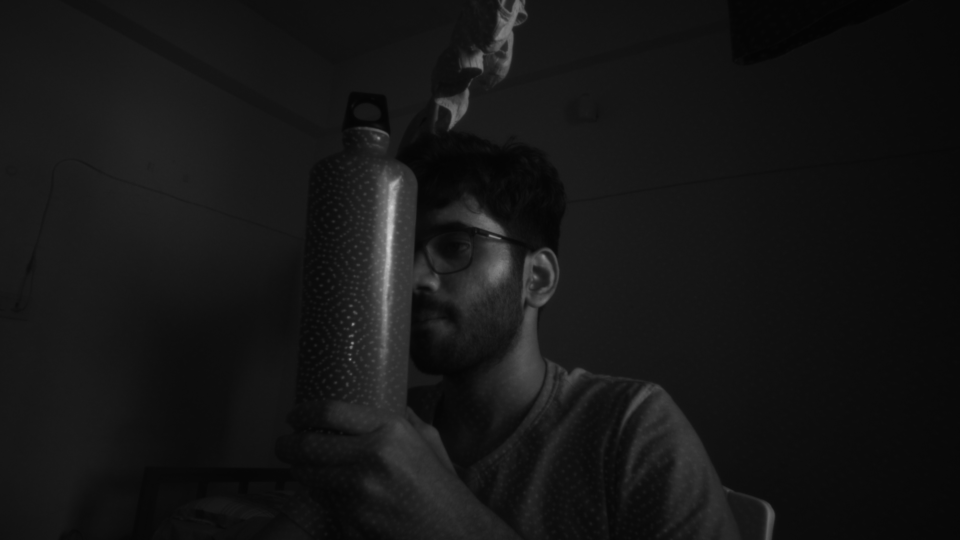
#> input picture Intel Realsense/Pictures/depth-cam/bottle_l_2_Infrared.png, 1920 x 1080 px, found by its file name (shown at 1/2 size)
$ python ssd_depth_camera.py
#> lines starting #> are read from the running program, lines starting #| are printed output that depends on the picture; after the words box and inside, x2 and y2 are one past the last pixel; in counts of white or black regions, pixels touching at a corner belong together
import numpy
import cv2

from matplotlib import pyplot as plt
from matplotlib import cm

left = cv2.imread(
    "/home/bhaswanth/Pictures/depth-cam/bottle_l_2_Infrared.png", cv2.IMREAD_GRAYSCALE)
#> left is the input picture: shape (1080, 1920); min 3, max 217, mean 21.7
right = cv2.imread(
    "/home/bhaswanth/Pictures/depth-cam/bottle_r_2_Infrared.png", cv2.IMREAD_GRAYSCALE)
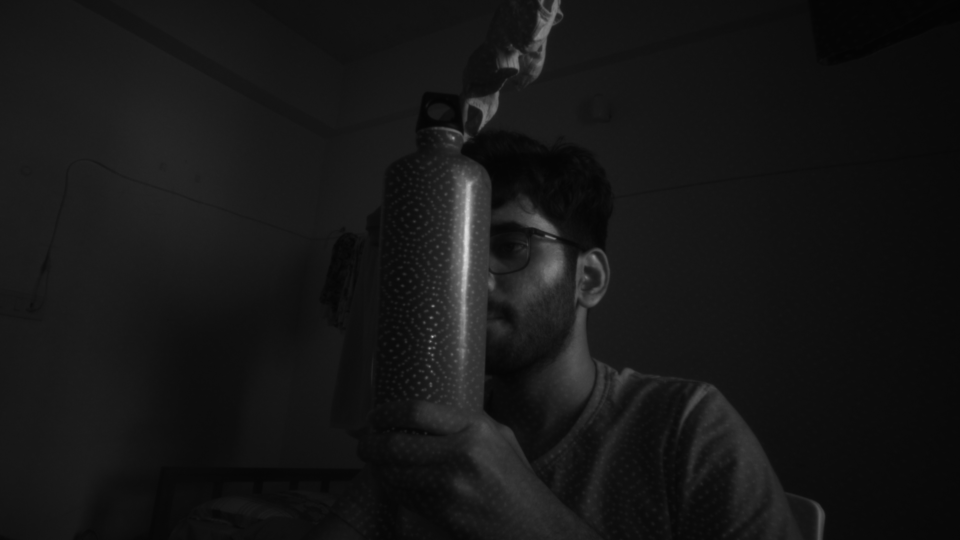
#> input picture Intel Realsense/Pictures/depth-cam/bottle_r_2_Infrared.png, 1920 x 1080 px, found by its file name (shown at 1/2 size)
#> right is the input picture: shape (1080, 1920); min 3, max 224, mean 22.1

h,  w = left.shape[:2]
#> h = 1080; w = 1920

width = int(w * 0.3)  # 0.3
#> width = 576
height = int(h * 0.3)  # 0.3
#> height = 324

left = cv2.resize(left, (width, height), interpolation=cv2.INTER_AREA)
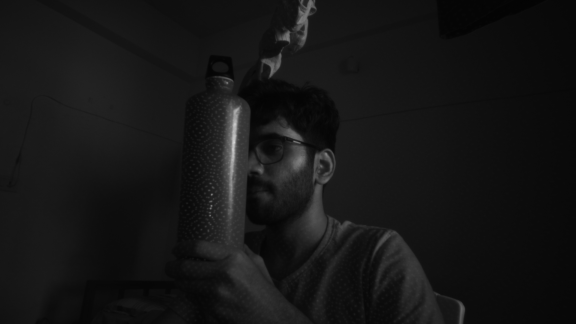
#> left: shape (324, 576); min 3, max 209, mean 21.7
# img1 = cv2.GaussianBlur(img1,(5,5),0)
right = cv2.resize(right, (width, height), interpolation=cv2.INTER_AREA)
#> right: shape (324, 576)
# img2 = cv2.GaussianBlur(img2,(5,5),0)


# left = cv2.imread(
#     "/home/bhaswanth/Downloads/source/l_active.png", cv2.IMREAD_GRAYSCALE)
# right = cv2.imread(
#     "/home/bhaswanth/Downloads/source/r_active.png", cv2.IMREAD_GRAYSCALE)

fx = 942.8        # lense focal length
baseline = 54.8   # distance in mm between the two cameras
disparities = 160  # num of disparities to consider
block = 3       # block size to match
units = 0.512     # depth units, adjusted for the output to fit in one byte

# window_size = 3

sbm = cv2.StereoSGBM_create(numDisparities=disparities,
                            blockSize=block)

# [16 lines of commented-out code are left out]
disparity = sbm.compute(left, right)
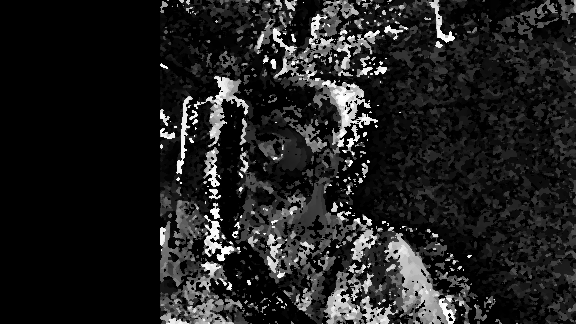
#> disparity: shape (324, 576) int16; min -16, max 2544, mean 307.9; drawn with min black and max white
valid_pixels = disparity > 0
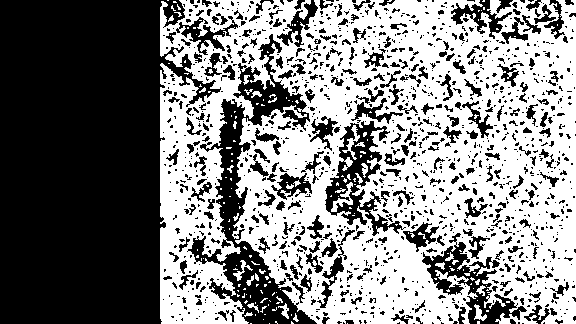
#> valid_pixels: shape (324, 576) bool; 51.3% white; 1343 black regions (1065 under 20 px), largest, box (x1, y1, x2, y2) and area: (0, 0, 221, 324) 53075, (187, 34, 317, 324) 8816, (325, 121, 406, 236) 2960

# calculate depth data
depth = numpy.zeros(shape=left.shape).astype("uint8")
depth[valid_pixels] = (fx * baseline) / (units * disparity[valid_pixels])

# visualize depth data
depth = cv2.equalizeHist(depth)
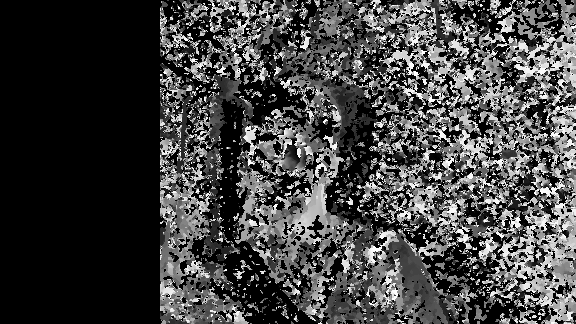
#> depth: shape (324, 576); min 0, max 255, mean 65.7
colorized_depth = numpy.zeros((left.shape[0], left.shape[1], 3), dtype="uint8")
temp = cv2.applyColorMap(depth, cv2.COLORMAP_JET)
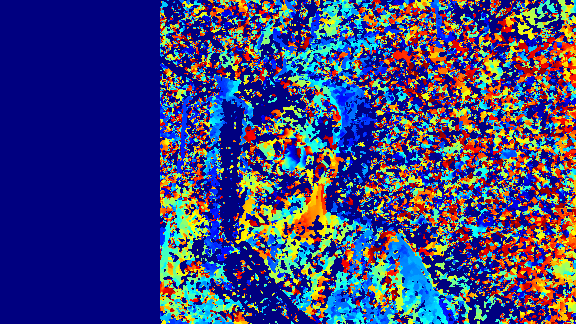
#> temp: shape (324, 576, 3); mean B, G, R 123.7, 65.6, 61.5
colorized_depth[valid_pixels] = temp[valid_pixels]
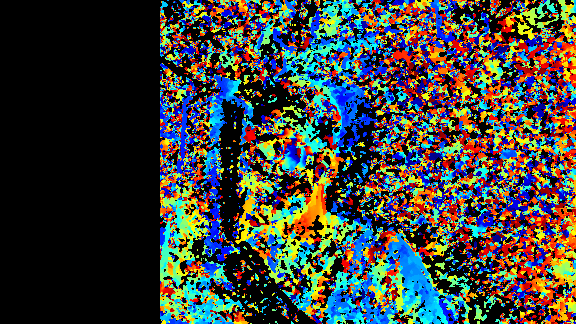
#> colorized_depth: shape (324, 576, 3); mean B, G, R 61.3, 65.6, 61.5
plt.imshow(colorized_depth)
plt.show()
